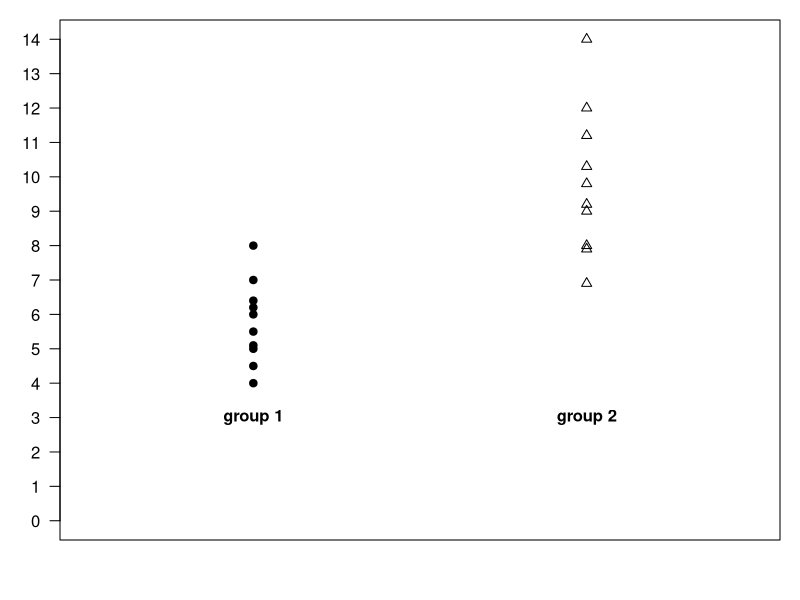
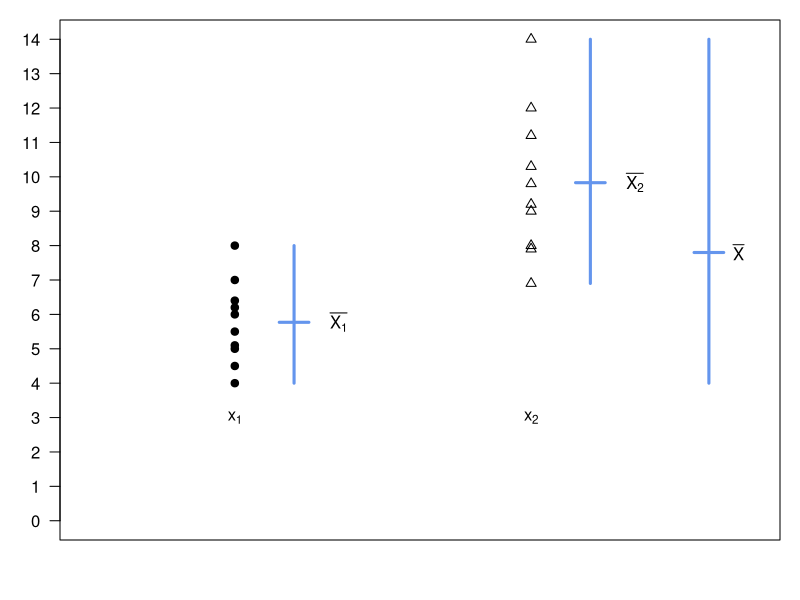
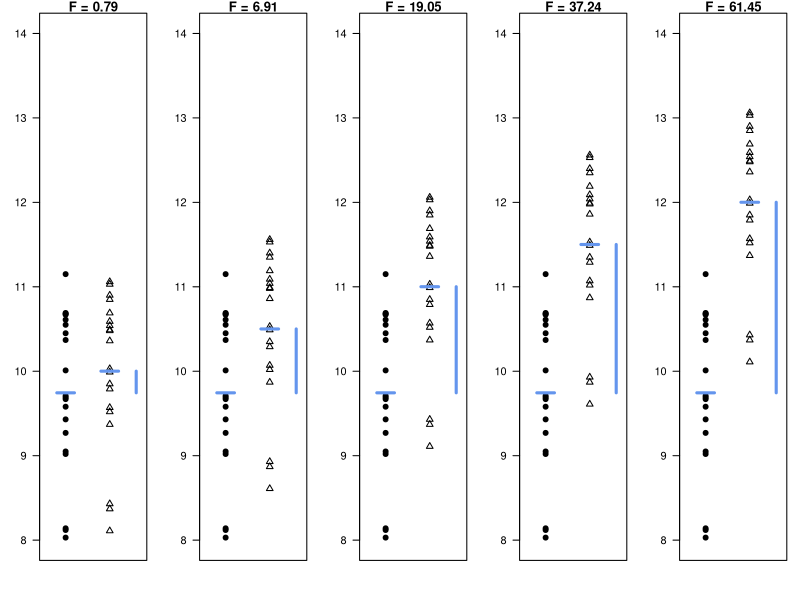
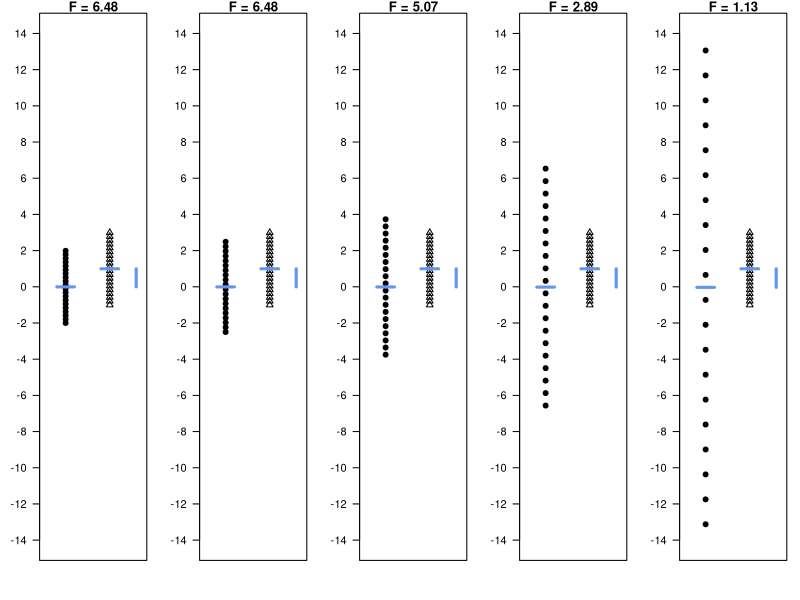
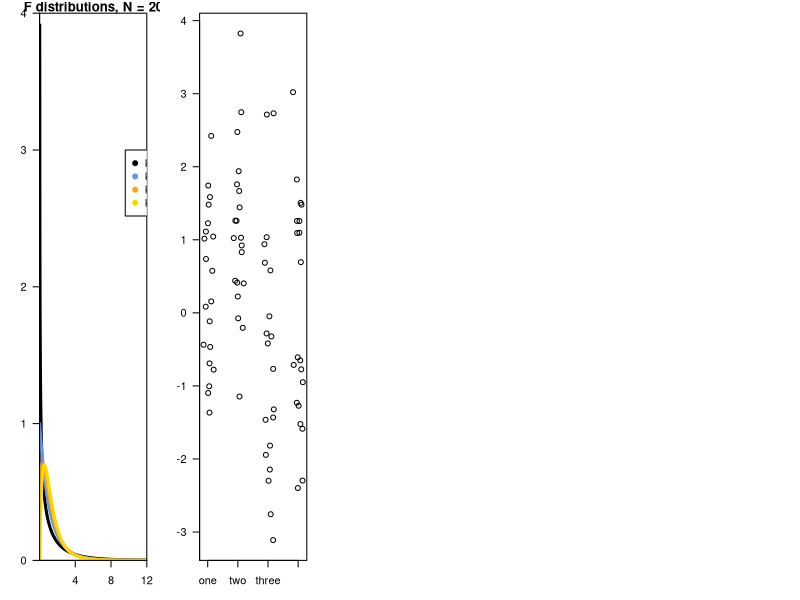

Recreate these plots in R, in order.
## ---- chunk 1
knitr::opts_chunk$set(comment = NA)
knitr::opts_chunk$set( prompt=TRUE ) 

knitr::knit_hooks$set(small.mar = function(before, options, envir) {
    if (before) par(mar = c(2, 2, 1, 1))  # smaller margin on top and right
})
knitr::knit_hooks$set(left.mar = function(before, options, envir) {
    if (before) par(mar = c(2, 4, 1, 1))  # smaller margin on top and right
})
knitr::knit_hooks$set(med.mar = function(before, options, envir) {
    if (before) par(mar = c(4, 4, 1, 1))  # smaller margin on top and right
})
knitr::knit_hooks$set(bottom.mar = function(before, options, envir) {
    if (before) par(mar = c(3, 2, 1, 1))  # smaller margin on top and right
})
## ---- chunk 2
par(mar=c(3,3,1,1))
y1=c(5, 6, 7, 4, 5.1, 5.5, 4.5, 6.2, 8, 6.4 )
y2=c(9, 9.2, 9.8, 10.3, 8, 6.9, 12, 11.2, 14, 7.9)
pches = c( rep(19, 10), rep(2,10))
plot( c(rep(1, 10), rep(2,10)), c(y1, y2), pch=pches, axes=FALSE, 
      ylab="", xlab="", xlim=c(0.5, 2.5), ylim=c(0,14))
axis(2, 0:14, las=1, cex.axis=1)
box()
text(1, 3, "group 1", font=2)
text(2, 3, "group 2", font=2)
## ---- chunk 3
library(grDevices)
pches = c( rep(19, 10), rep(2,10))
plot( c(rep(1, 10), rep(2,10)), c(y1, y2), pch=pches, axes=FALSE, 
      ylab="", xlab="", xlim=c(0.5, 2.75), ylim=c(0,14))
axis(2, 0:14, las=1, cex.axis=1)
text(1, 3,  expression(x[1]) )
text(2, 3, expression(x[2]) )
lines( c(1.2, 1.2), c( min(y1), max(y1) ), lwd=3, col="cornflowerblue")
lines( c(1.15, 1.25), c( mean(y1), mean(y1) ), lwd=3, col="cornflowerblue")
text(1.35, mean(y1), expression(bar(X[1] )), font=2 )
lines( c(2.2, 2.2), c( min(y2), max(y2) ), lwd=3, col="cornflowerblue")
lines( c(2.15, 2.25), c( mean(y2), mean(y2) ), lwd=3, col="cornflowerblue")
text(2.35, mean(y2), expression(bar(X[2])), font=2 )
box()

grand_mean=mean(c(y1,y2))
lines( c(2.6, 2.6), c( min(y1), max(y2) ), lwd=3, col="cornflowerblue")
lines( c(2.55, 2.65), c( grand_mean, grand_mean ), lwd=3, col="cornflowerblue")
text(2.7, grand_mean, expression(bar(X)), font=2 )
## ---- chunk 4
#y1 = rnorm(20)+10
#y2 = rnorm(20)+10
y1=c(10.45,11.15,9.67,10.61,9.05,8.03,9.43,8.14,9.71,10.69,10.67,10.37,10.68,9.02,8.12,9.69,10.01,10.55,9.27,9.58)
y2=c(8.11,8.37,9.37,10.48,11.03,10.03,9.52,10.49,10.85,10.69,9.99,10.54,9.85,10.59,8.43,10.36,9.57,9.79,11.06,10.90)
pches = c( rep(19, 20), rep(2,20))
layout(matrix(1:5,1,5))
xs = c(rep(1, 20), rep(2,20))
for(i in seq(from=0, to=2, by=0.5) ){
    fstat=round( anova(lm(c(y1,y2+i)~factor(xs)))$"F value"[1], 2)
    plot( xs, c(y1, y2+i), pch=pches, axes=FALSE, ylab="", xlab="", 
          xlim=c(0.5, 2.75), ylim=c(8,14), main=paste("F =", fstat) )
    lines( c(0.8, 1.2), c( mean(y1), mean(y1)), col="cornflowerblue", lwd=3)
    lines( c(1.8, 2.2), c( mean(y2+i), mean(y2+i)), col="cornflowerblue", lwd=3)
    lines( c(2.6, 2.6), c( mean(y1), mean(y2+i)), col="cornflowerblue", lwd=3)
    axis(2, 8:14, las=1)
    box()
}
## ---- chunk 5
layout(matrix(1:5,1,5))
xs = c(rep(1, 20), rep(2,20))
yy = c( seq(from=-2, to=2, by=0.21), seq(from=-1, to=3, by=0.21))
for(i in seq(from=0, to=1, by=0.25) ){
    fstat=round( anova(lm(c(yy)~factor(xs)))$"F value"[1], 2)
    yy[1:20] = yy[1:20] + (yy[1:20] * i )
    plot( xs, yy, pch=pches, axes=FALSE, ylab="", xlab="", 
          xlim=c(0.5, 2.75), ylim=c(-14,14), main=paste("F =", fstat) )
    lines( c(0.8, 1.2), c( mean(yy[1:20]), mean(yy[1:20])), col="cornflowerblue", lwd=3)
    lines( c(1.8, 2.2), c( mean(yy[21:40]), mean(yy[21:40])), col="cornflowerblue", lwd=3)
    lines( c(2.6, 2.6), c( mean(yy[1:20]), mean(yy[21:40])), col="cornflowerblue", lwd=3)
    axis(2, seq(from=-14, to=14, by=2), las=1)
    box()
}
## ---- chunk 6
vals = seq(from=0,to=10, by=0.01)
N = 20
k=2
plot(df( vals, df1=k-1, df2=N-k ), type="l", yaxs="i", xaxs="i", lwd=3, axes=FALSE, 
     xlab="F statistic", ylab="density", main="F distributions, N = 20", ylim=c(0,4) )
axis(2, seq(from=0, to=4, by=1), las=1)
axis(1, at=( length(vals) / 3 * 0:3) , labels=seq(from=0, to=12, by=4), las=1)
k=3
points(df( vals, df1=k-1, df2=N-k ), type="l", lwd=3, col="cornflowerblue" )
k=4
points(df( vals, df1=k-1, df2=N-k ), type="l", lwd=3, col="orange" )
k=5
points(df( vals, df1=k-1, df2=N-k ), type="l", lwd=3, col="gold" )
box()
legend( 800, 3, c("k=2", "k=3", "k=4", "k=5"), pch=19, col=c("black", "cornflowerblue", "orange" , "gold") )
## ---- chunk 7
y1=rnorm( n=20, mean=0.25, sd = 1.2 )
#y2=rnorm( n=20, mean=1, sd = 1 )
y2=rnorm( n=20, mean=1, sd = 0.75 )
y3=rnorm( n=20, mean=-0.4, sd = 2 )
y4=rnorm( n=20, mean=0.15, sd = 1.5 )
x=c( rep( 1,20 ), rep( 2,20 ), rep( 3,20 ), rep( 4,20 ) )
plot( jitter(x), c(y1, y2, y3, y4), axes=FALSE, xlab="", ylab="" )
axis(2, at=-4:4, las=1 )
axis(1, at=1:4, labels = c("one","two","three","four"))
box()
anova( lm( c(y1, y2, y3, y4)~factor(x) ) )

t.test( y1, y2 )
t.test( y1, y3 )
t.test( y1, y4 )
t.test( y2, y3 )
t.test( y2, y4 )
t.test( y3, y4 )


## ---- chunk 8
y1=c(5, 6, 7, 4, 5.1, 5.5, 4.5, 6.2, 8, 6.4 )
y2=c(9, 9.2, 9.8, 10.3, 8, 6.9, 12, 11.2, 14, 7.9)
y = c(y1, y2)
x = factor( c( rep(1, 10), rep(2, 10) ) )
summary( lm( y~x ) )
## ---- chunk 9
t.test( y1, y2 , var.equal=TRUE)
## ---- chunk 10
anova( lm( y~x )  )
f_stat = anova( lm( y~x )  )$"F value"[1]
t_stat = t.test(y1, y2)$statistic
f_stat
t_stat^2 
